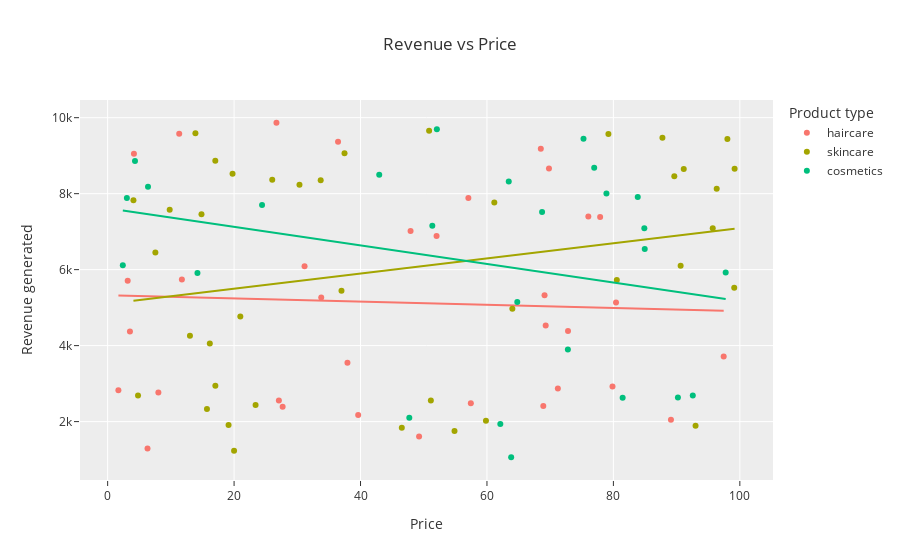

Notebook cell for this chart:
### Markdown cell above
### Revenue vs Price

### Code cell
px.scatter(df, x= "Price", y= "Revenue generated",color='Product type', trendline= "ols", title= "Revenue vs Price")

### Figure 1 — Plotly figure (JSON) as saved in the notebook; plotly's stock layout.template omitted (floating-point values rounded to 4 significant figures)
{"data": [{"hovertemplate": "Product type=haircare<br>Price=%{x}<br>Revenue generated=%{y}<extra></extra>", "legendgroup": "haircare", "marker": {"color": "#F8766D", "symbol": "circle"}, "mode": "markers", "name": "haircare", "orientation": "v", "showlegend": true, "type": "scatter", "x": [69.81, 11.32, 1.7, 71.21, 36.44, 27.68, 4.156, 39.63, 97.45, 8.023, 11.74, 33.78, 27.08, 76.04, 26.7, 31.15, 79.86, 49.26, 52.03, 37.93, 47.91, 3.17, 69.11, 57.45, 6.307, 57.06, 72.82, 68.91, 89.1, 80.41, 69.29, 77.9, 3.526, 68.52], "xaxis": "x", "y": [8662.0, 9578.0, 2828.0, 2874.0, 9365.0, 2391.0, 9049.0, 2175.0, 3716.0, 2766.0, 5737.0, 5268.0, 2557.0, 7397.0, 9866.0, 6088.0, 2926.0, 1606.0, 6886.0, 3550.0, 7015.0, 5710.0, 5328.0, 2484.0, 1292.0, 7889.0, 4384.0, 2412.0, 2048.0, 5134.0, 4531.0, 7386.0, 4371.0, 9185.0], "yaxis": "y"}, {"hovertemplate": "<b>OLS trendline</b><br>Revenue generated = -4.1918 * Price + 5323.92<br>R<sup>2</sup>=0.002087<br><br>Product type=haircare<br>Price=%{x}<br>Revenue generated=%{y} <b>(trend)</b><extra></extra>", "legendgroup": "haircare", "marker": {"color": "#F8766D", "symbol": "circle"}, "mode": "lines", "name": "haircare", "showlegend": false, "type": "scatter", "x": [1.7, 3.17, 3.526, 4.156, 6.307, 8.023, 11.32, 11.74, 26.7, 27.08, 27.68, 31.15, 33.78, 36.44, 37.93, 39.63, 47.91, 49.26, 52.03, 57.06, 57.45, 68.52, 68.91, 69.11, 69.29, 69.81, 71.21, 72.82, 76.04, 77.9, 79.86, 80.41, 89.1, 97.45], "xaxis": "x", "y": [5317.0, 5311.0, 5309.0, 5307.0, 5297.0, 5290.0, 5276.0, 5275.0, 5212.0, 5210.0, 5208.0, 5193.0, 5182.0, 5171.0, 5165.0, 5158.0, 5123.0, 5117.0, 5106.0, 5085.0, 5083.0, 5037.0, 5035.0, 5034.0, 5033.0, 5031.0, 5025.0, 5019.0, 5005.0, 4997.0, 4989.0, 4987.0, 4950.0, 4915.0], "yaxis": "y"}, {"hovertemplate": "Product type=skincare<br>Price=%{x}<br>Revenue generated=%{y}<extra></extra>", "legendgroup": "skincare", "marker": {"color": "#A3A500", "symbol": "circle"}, "mode": "markers", "name": "skincare", "orientation": "v", "showlegend": true, "type": "scatter", "x": [14.84, 61.16, 4.805, 4.078, 64.02, 15.71, 90.64, 16.16, 99.17, 36.99, 7.547, 51.12, 96.34, 50.85, 79.21, 37.47, 9.813, 23.4, 19.13, 80.54, 99.11, 46.53, 95.71, 98.03, 30.34, 20.99, 59.84, 17.03, 13.02, 89.63, 33.7, 26.03, 87.76, 54.87, 93.0, 91.13, 17.03, 20.0, 13.88, 19.75], "xaxis": "x", "y": [7461.0, 7767.0, 2687.0, 7823.0, 4971.0, 2331.0, 6100.0, 4053.0, 8654.0, 5442.0, 6454.0, 2553.0, 8128.0, 9655.0, 9572.0, 9062.0, 7573.0, 2438.0, 1912.0, 5725.0, 5521.0, 1840.0, 7089.0, 9436.0, 8232.0, 4767.0, 2021.0, 8864.0, 4257.0, 8459.0, 8355.0, 8368.0, 9474.0, 1752.0, 1889.0, 8652.0, 2943.0, 1230.0, 9593.0, 8526.0], "yaxis": "y"}, {"hovertemplate": "<b>OLS trendline</b><br>Revenue generated = 19.9126 * Price + 5099.65<br>R<sup>2</sup>=0.054398<br><br>Product type=skincare<br>Price=%{x}<br>Revenue generated=%{y} <b>(trend)</b><extra></extra>", "legendgroup": "skincare", "marker": {"color": "#A3A500", "symbol": "circle"}, "mode": "lines", "name": "skincare", "showlegend": false, "type": "scatter", "x": [4.078, 4.805, 7.547, 9.813, 13.02, 13.88, 14.84, 15.71, 16.16, 17.03, 17.03, 19.13, 19.75, 20.0, 20.99, 23.4, 26.03, 30.34, 33.7, 36.99, 37.47, 46.53, 50.85, 51.12, 54.87, 59.84, 61.16, 64.02, 79.21, 80.54, 87.76, 89.63, 90.64, 91.13, 93.0, 95.71, 96.34, 98.03, 99.11, 99.17], "xaxis": "x", "y": [5181.0, 5195.0, 5250.0, 5295.0, 5359.0, 5376.0, 5395.0, 5412.0, 5421.0, 5439.0, 5439.0, 5481.0, 5493.0, 5498.0, 5518.0, 5566.0, 5618.0, 5704.0, 5771.0, 5836.0, 5846.0, 6026.0, 6112.0, 6118.0, 6192.0, 6291.0, 6318.0, 6374.0, 6677.0, 6703.0, 6847.0, 6884.0, 6904.0, 6914.0, 6951.0, 7006.0, 7018.0, 7052.0, 7073.0, 7074.0], "yaxis": "y"}, {"hovertemplate": "Product type=cosmetics<br>Price=%{x}<br>Revenue generated=%{y}<extra></extra>", "legendgroup": "cosmetics", "marker": {"color": "#00BF7D", "symbol": "circle"}, "mode": "markers", "name": "cosmetics", "orientation": "v", "showlegend": true, "type": "scatter", "x": [42.96, 68.72, 81.46, 84.89, 4.324, 92.56, 2.397, 63.45, 64.8, 84.96, 52.08, 51.36, 78.9, 14.2, 63.83, 72.8, 6.382, 90.2, 83.85, 76.96, 75.27, 97.76, 62.11, 47.71, 3.038, 24.42], "xaxis": "x", "y": [8496.0, 7517.0, 2629.0, 7087.0, 8858.0, 2686.0, 6117.0, 8319.0, 5150.0, 6541.0, 9692.0, 7152.0, 8002.0, 5911.0, 1062.0, 3900.0, 8180.0, 2633.0, 7911.0, 8685.0, 9445.0, 5925.0, 1935.0, 2100.0, 7888.0, 7698.0], "yaxis": "y"}, {"hovertemplate": "<b>OLS trendline</b><br>Revenue generated = -24.4531 * Price + 7615.01<br>R<sup>2</sup>=0.081280<br><br>Product type=cosmetics<br>Price=%{x}<br>Revenue generated=%{y} <b>(trend)</b><extra></extra>", "legendgroup": "cosmetics", "marker": {"color": "#00BF7D", "symbol": "circle"}, "mode": "lines", "name": "cosmetics", "showlegend": false, "type": "scatter", "x": [2.397, 3.038, 4.324, 6.382, 14.2, 24.42, 42.96, 47.71, 51.36, 52.08, 62.11, 63.45, 63.83, 64.8, 68.72, 72.8, 75.27, 76.96, 78.9, 81.46, 83.85, 84.89, 84.96, 90.2, 92.56, 97.76], "xaxis": "x", "y": [7556.0, 7541.0, 7509.0, 7459.0, 7268.0, 7018.0, 6565.0, 6448.0, 6359.0, 6342.0, 6096.0, 6064.0, 6054.0, 6031.0, 5935.0, 5835.0, 5774.0, 5733.0, 5686.0, 5623.0, 5565.0, 5539.0, 5538.0, 5409.0, 5352.0, 5224.0], "yaxis": "y"}], "layout": {"legend": {"title": {"text": "Product type"}, "tracegroupgap": 0}, "title": {"text": "Revenue vs Price"}, "xaxis": {"anchor": "y", "domain": [0, 1], "title": {"text": "Price"}}, "yaxis": {"anchor": "x", "domain": [0, 1], "title": {"text": "Revenue generated"}}}}
